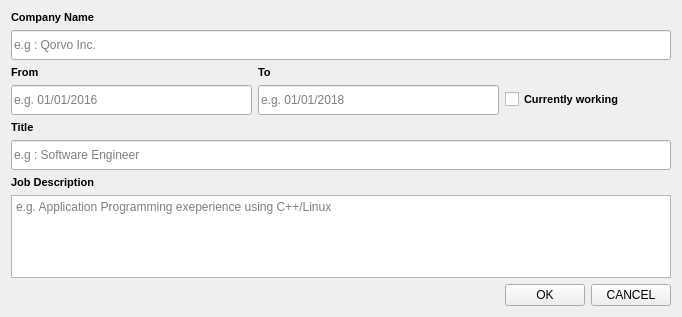
<?xml version="1.0" encoding="UTF-8"?>
<ui version="4.0">
 <class>workExperienceDetails</class>
 <widget class="QWidget" name="workExperienceDetails">
  <property name="geometry">
   <rect>
    <x>0</x>
    <y>0</y>
    <width>682</width>
    <height>317</height>
   </rect>
  </property>
  <property name="windowTitle">
   <string>Form</string>
  </property>
  <layout class="QGridLayout" name="gridLayout">
   <item row="0" column="0">
    <widget class="QLabel" name="label_10">
     <property name="font">
      <font>
       <pointsize>8</pointsize>
       <weight>75</weight>
       <bold>true</bold>
       <strikeout>false</strikeout>
      </font>
     </property>
     <property name="text">
      <string>Company Name </string>
     </property>
    </widget>
   </item>
   <item row="1" column="0" colspan="4">
    <widget class="QLineEdit" name="companyLineEdit">
     <property name="minimumSize">
      <size>
       <width>0</width>
       <height>30</height>
      </size>
     </property>
     <property name="placeholderText">
      <string>e.g : Qorvo Inc.</string>
     </property>
    </widget>
   </item>
   <item row="2" column="0">
    <widget class="QLabel" name="label_11">
     <property name="font">
      <font>
       <pointsize>8</pointsize>
       <weight>75</weight>
       <bold>true</bold>
      </font>
     </property>
     <property name="text">
      <string>From</string>
     </property>
    </widget>
   </item>
   <item row="2" column="1">
    <widget class="QLabel" name="label_12">
     <property name="font">
      <font>
       <pointsize>8</pointsize>
       <weight>75</weight>
       <bold>true</bold>
      </font>
     </property>
     <property name="text">
      <string>To</string>
     </property>
    </widget>
   </item>
   <item row="3" column="0">
    <widget class="QLineEdit" name="FromWorkExLineEdit">
     <property name="minimumSize">
      <size>
       <width>0</width>
       <height>30</height>
      </size>
     </property>
     <property name="placeholderText">
      <string>e.g. 01/01/2016</string>
     </property>
    </widget>
   </item>
   <item row="3" column="1">
    <widget class="QLineEdit" name="toWorkExLineEdit">
     <property name="minimumSize">
      <size>
       <width>0</width>
       <height>30</height>
      </size>
     </property>
     <property name="placeholderText">
      <string>e.g. 01/01/2018</string>
     </property>
    </widget>
   </item>
   <item row="3" column="2" colspan="2">
    <widget class="QCheckBox" name="checkBoxCurrentlyWorking">
     <property name="font">
      <font>
       <pointsize>8</pointsize>
       <weight>75</weight>
       <bold>true</bold>
      </font>
     </property>
     <property name="text">
      <string>Currently working</string>
     </property>
    </widget>
   </item>
   <item row="4" column="0">
    <widget class="QLabel" name="label_13">
     <property name="font">
      <font>
       <pointsize>8</pointsize>
       <weight>75</weight>
       <bold>true</bold>
      </font>
     </property>
     <property name="text">
      <string>Title</string>
     </property>
    </widget>
   </item>
   <item row="5" column="0" colspan="4">
    <widget class="QLineEdit" name="titleLineEdit">
     <property name="minimumSize">
      <size>
       <width>0</width>
       <height>30</height>
      </size>
     </property>
     <property name="placeholderText">
      <string>e.g : Software Engineer</string>
     </property>
    </widget>
   </item>
   <item row="6" column="0">
    <widget class="QLabel" name="label_14">
     <property name="font">
      <font>
       <pointsize>8</pointsize>
       <weight>75</weight>
       <bold>true</bold>
      </font>
     </property>
     <property name="text">
      <string>Job Description</string>
     </property>
    </widget>
   </item>
   <item row="7" column="0" colspan="4">
    <widget class="QTextEdit" name="jobDescriptionTextEdit">
     <property name="minimumSize">
      <size>
       <width>0</width>
       <height>40</height>
      </size>
     </property>
     <property name="placeholderText">
      <string>e.g. Application Programming exeperience using C++/Linux</string>
     </property>
    </widget>
   </item>
   <item row="8" column="3">
    <widget class="QPushButton" name="pushButtonWorkExCancel">
     <property name="text">
      <string>CANCEL</string>
     </property>
    </widget>
   </item>
   <item row="8" column="2">
    <widget class="QPushButton" name="pushButtonWorkExOK">
     <property name="text">
      <string>OK</string>
     </property>
    </widget>
   </item>
  </layout>
 </widget>
 <resources/>
 <connections/>
</ui>
